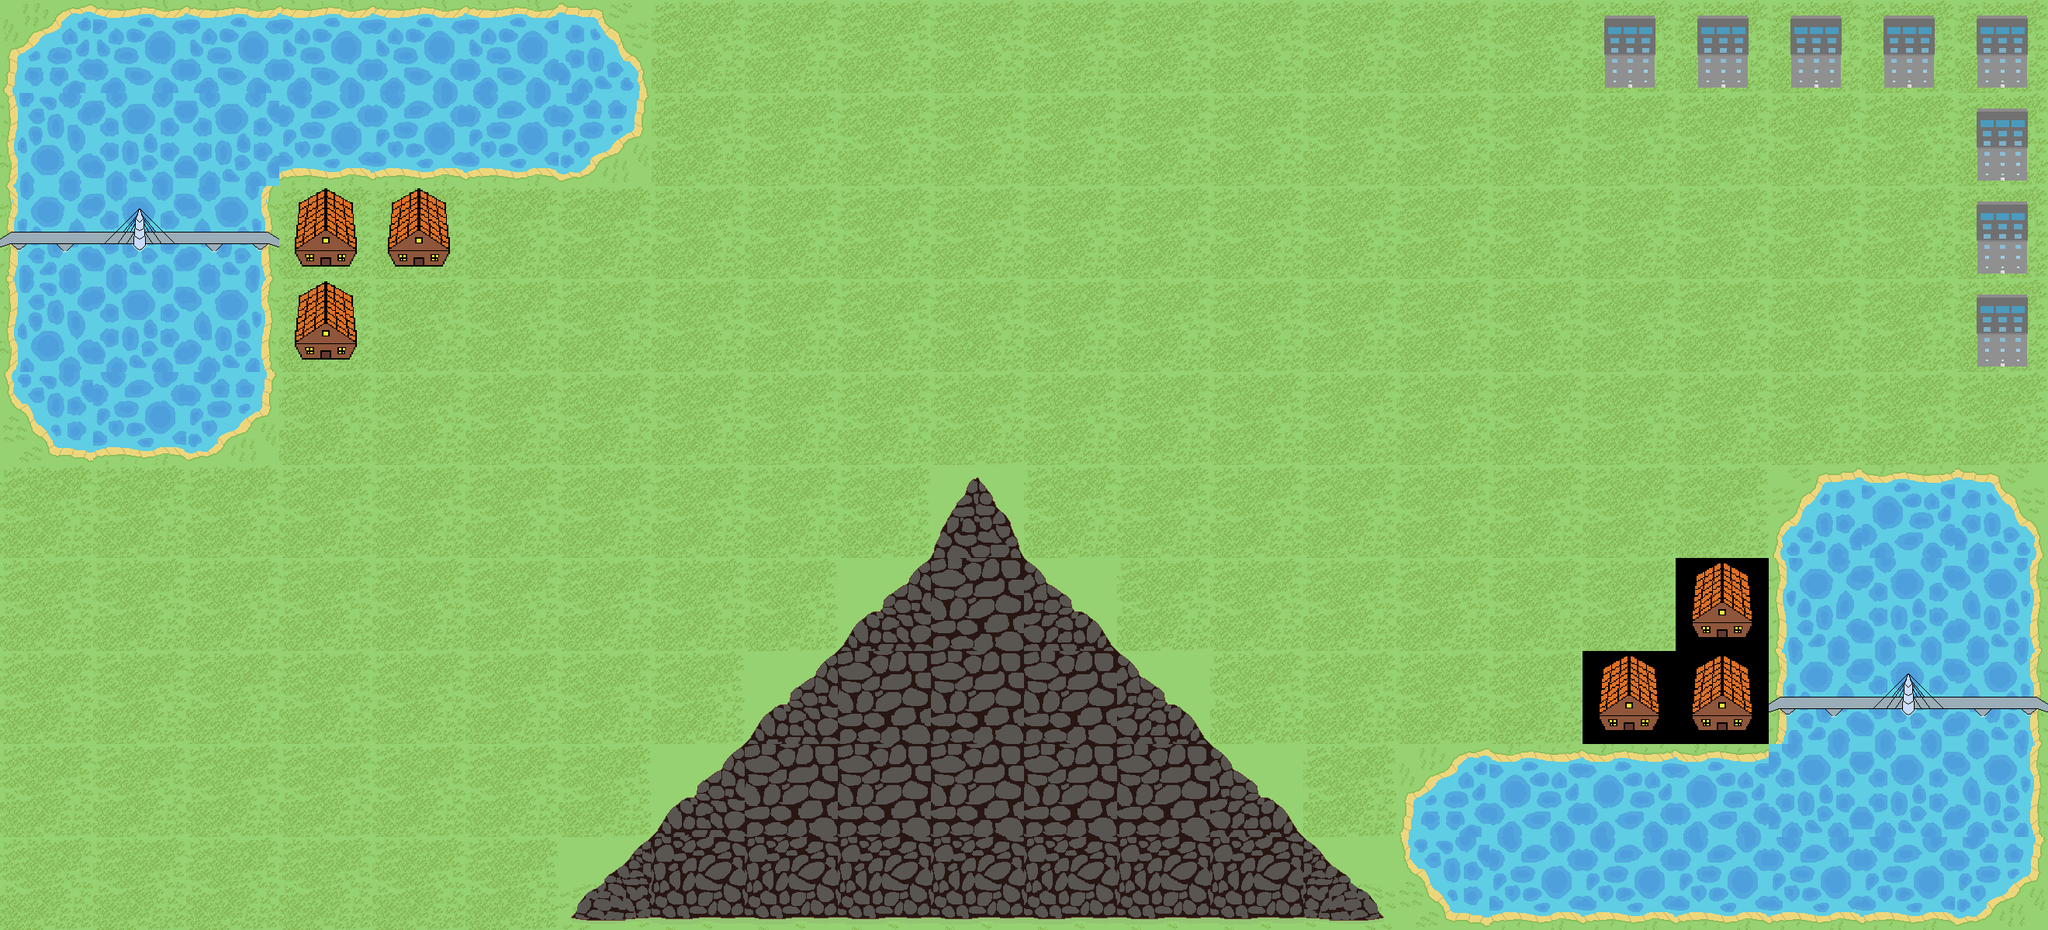

Tiled map render using the project's own tile images. Description and the whole map definition, tile-layer contents included, below:
An orthogonal 22x10 tile map with 120x120 px tiles, 2 tile layers (Tile Layer 1, reference), 3 tilesets.

<map version="1.0" tiledversion="1.1.6" orientation="orthogonal" renderorder="right-down" width="22" height="10" tilewidth="120" tileheight="120" infinite="0" nextobjectid="5">
 <tileset firstgid="1" source="maplayouts.tsx" />
 <tileset firstgid="12" source="Skyscraper.tsx" />
 <tileset firstgid="13" source="housefrontt.tsx" />
 <layer name="Tile Layer 1" width="22" height="10">
  <data encoding="csv">
1610612743,3758096392,3758096392,3758096392,3758096392,3758096392,7,1,1,1,1,1,1,1,1,1,1,1,1,1,1,1,
3221225480,11,11,2684354568,2684354568,2684354568,2684354567,1,1,1,1,1,1,1,1,1,1,1,1,1,1,1,
2147483657,10,9,1,1,1,1,1,1,1,1,1,1,1,1,1,1,1,1,1,1,1,
3221225480,11,8,1,1,1,1,1,1,1,1,1,1,1,1,1,1,1,1,1,1,1,
3221225479,2684354568,2684354567,1,1,1,1,1,1,1,1,1,1,1,1,1,1,1,1,1,1,1,
1,1,1,1,1,1,1,1,1,1,3,1,1,1,1,1,1,1,1,2147483655,1610612744,7,
1,1,1,1,1,1,1,1,1,2147483652,2,4,1,1,1,1,1,1,13,2147483656,11,8,
1,1,1,1,1,1,1,1,2147483652,2,2,2,4,1,1,1,1,13,13,2147483657,10,9,
1,1,1,1,1,1,1,2147483652,2,2,2,2,2,4,1,1610612743,1610612744,1610612744,1610612744,11,11,8,
1,1,1,1,1,1,2147483654,5,5,5,5,5,5,5,6,3221225479,2684354568,2684354568,2684354568,2684354568,2684354568,2684354567
</data>
 </layer>
 <layer name="reference" width="22" height="10">
  <data encoding="csv">
0,0,0,0,0,0,0,0,0,0,0,0,0,0,0,0,0,12,12,12,12,12,
0,0,0,0,0,0,0,0,0,0,0,0,0,0,0,0,0,0,0,0,0,12,
0,0,0,13,13,0,0,0,0,0,0,0,0,0,0,0,0,0,0,0,0,12,
0,0,0,13,0,0,0,0,0,0,0,0,0,0,0,0,0,0,0,0,0,12,
0,0,0,0,0,0,0,0,0,0,0,0,0,0,0,0,0,0,0,0,0,0,
0,0,0,0,0,0,0,0,0,0,0,0,0,0,0,0,0,0,0,0,0,0,
0,0,0,0,0,0,0,0,0,0,0,0,0,0,0,0,0,0,0,0,0,0,
0,0,0,0,0,0,0,0,0,0,0,0,0,0,0,0,0,0,0,0,0,0,
0,0,0,0,0,0,0,0,0,0,0,0,0,0,0,0,0,0,0,0,0,0,
0,0,0,0,0,0,0,0,0,0,0,0,0,0,0,0,0,0,0,0,0,0
</data>
 </layer>
</map>